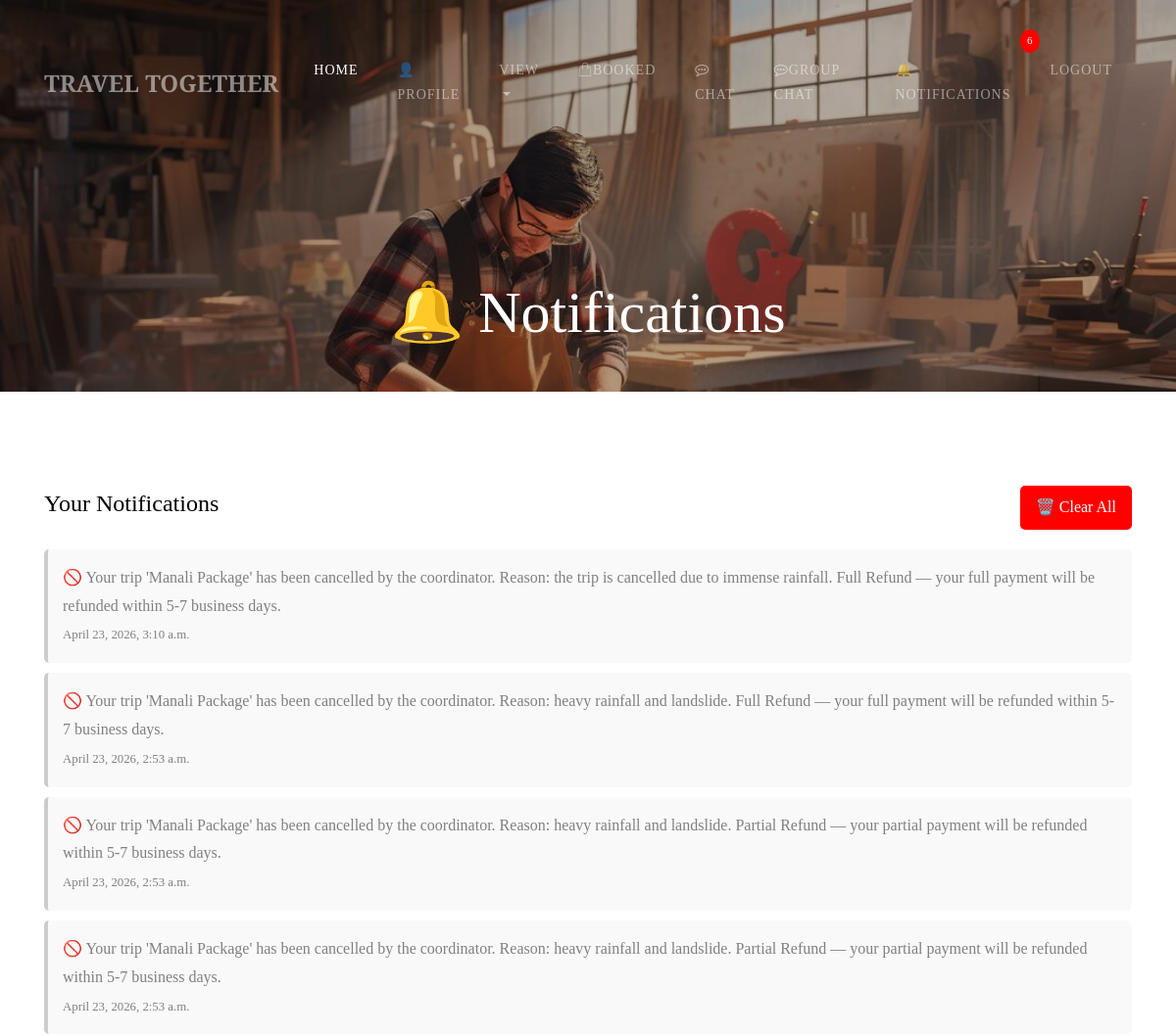
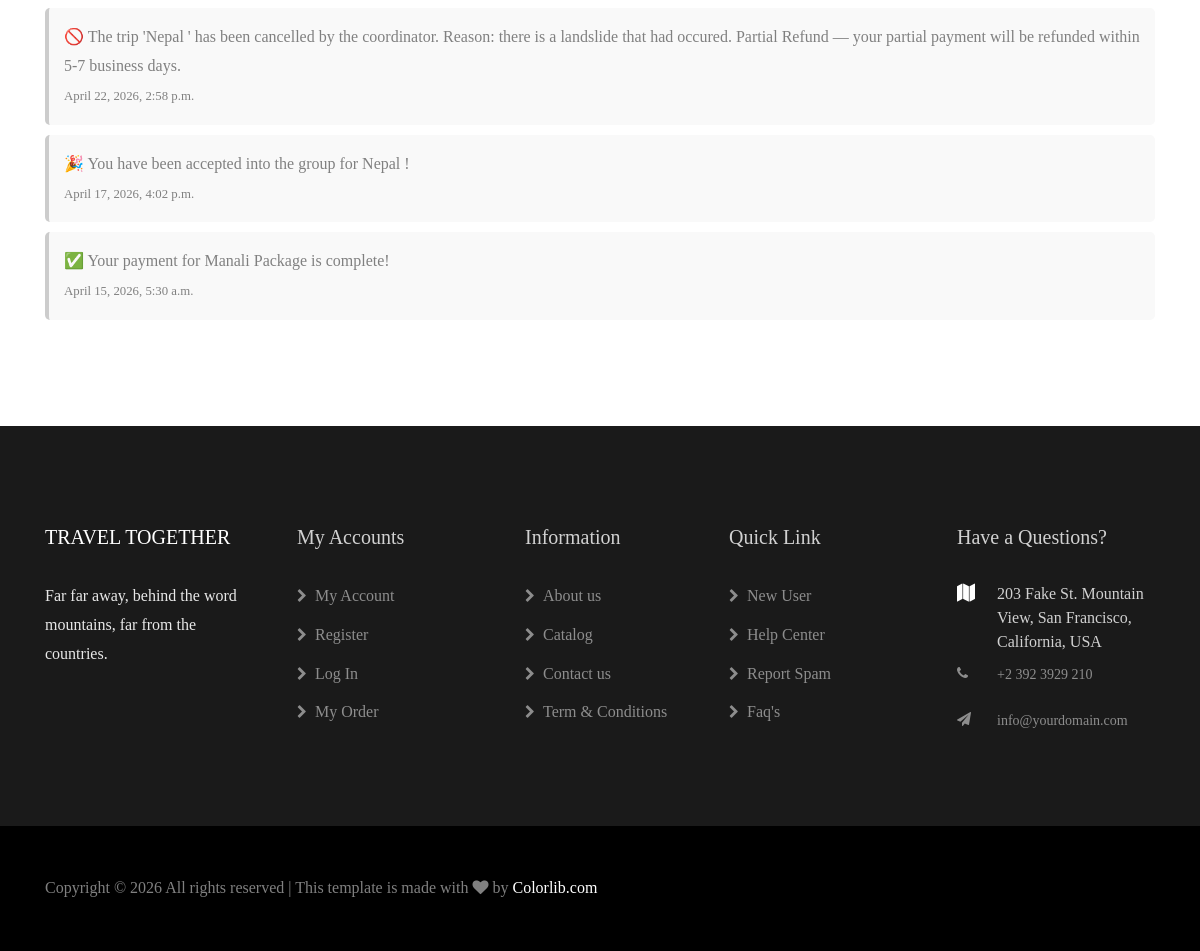
Page /notifications/ (signed in) on the committed database (2 pictures, top to bottom).
### CraftifyApp/models.py (models this page shows, shortened)
class Notification(models.Model):
    user = models.ForeignKey(User, on_delete=models.CASCADE, null=True)
    artist = models.ForeignKey(Artist, on_delete=models.CASCADE, null=True)
    message = models.CharField(max_length=500)
    is_read = models.BooleanField(default=False)
    created_at = models.DateTimeField(auto_now_add=True)
    notif_type = models.CharField(max_length=100, default="general")

### CraftifyApp/views.py (the view)
# urls.py: path('notifications/', views.notifications),
def notifications(request):
    uid = request.session["uid"]
    try:
        user = User.objects.get(loginid=uid)
        notifs = Notification.objects.filter(user=user).order_by('-created_at')
        unread_count = notifs.filter(is_read=False).count()
        Notification.objects.filter(user=user, is_read=False).update(is_read=True)
    except User.DoesNotExist:
        notifs = []
        unread_count = 0
    return render(request, "USER/notifications.html", {"notifs": notifs, "unread_count": unread_count})

### templates/USER/notifications.html
{% extends 'USER/userBase.html' %}
{% block header %}
<section class="hero-wrap hero-wrap-2" style="background-image: url('../static/images/bg_2.jpg');">
    <div class="overlay"></div>
    <div class="container">
        <div class="row no-gutters slider-text align-items-end justify-content-center">
            <div class="col-md-9 ftco-animate mb-5 text-center">
                <h2 class="mb-0 bread">🔔 Notifications</h2>
            </div>
        </div>
    </div>
</section>
<section class="ftco-section">
    <div class="container">
        <div style="display:flex; justify-content:space-between; align-items:center; margin-bottom:20px;">
            <h4>Your Notifications</h4>
            {% if notifs %}
            <a href="/clearNotifications/"
               style="background:red; color:white; padding:8px 16px; border-radius:5px; text-decoration:none;">
               🗑️ Clear All
            </a>
            {% endif %}
        </div>
        {% for i in notifs %}
        <div style="background:{% if i.is_read %}#f9f9f9{% else %}#fff3cd{% endif %};
                    border-left: 4px solid {% if i.is_read %}#ccc{% else %}#ffc107{% endif %};
                    padding: 15px; margin-bottom: 10px; border-radius: 5px;">
            <p style="margin:0;">{{ i.message }}</p>
            <small style="color:gray;">{{ i.created_at }}</small>
        </div>
        {% empty %}
        <div style="text-align:center; margin-top:50px;">
            <h4 style="color:gray;">No notifications yet! 🎉</h4>
        </div>
        {% endfor %}
    </div>
</section>
{% endblock %}

### rows in the picture
Notification: message "🚫 Your trip 'Manali Package' has been cancelled by the coordinator. Reason: the trip is cancelled due to immense rainfall. Full Refund — your full payment will be refunded within 5-7 business days.", created_at "April 23, 2026, 3:10 a.m."
Notification: message "🚫 Your trip 'Manali Package' has been cancelled by the coordinator. Reason: heavy rainfall and landslide. Full Refund — your full payment will be refunded within 5-7 business days.", created_at "April 23, 2026, 2:53 a.m."
Notification: message "🚫 Your trip 'Manali Package' has been cancelled by the coordinator. Reason: heavy rainfall and landslide. Partial Refund — your partial payment will be refunded within 5-7 business days.", created_at "April 23, 2026, 2:53 a.m."
Notification: message "🚫 Your trip 'Manali Package' has been cancelled by the coordinator. Reason: heavy rainfall and landslide. Partial Refund — your partial payment will be refunded within 5-7 business days.", created_at "April 23, 2026, 2:53 a.m."
Notification: message "🚫 The trip 'Nepal ' has been cancelled by the coordinator. Reason: there is a landslide that had occured. Partial Refund — your partial payment will be refunded within 5-7 business days.", created_at "April 22, 2026, 2:58 p.m."
Notification: message "🎉 You have been accepted into the group for Nepal !", created_at "April 17, 2026, 4:02 p.m."
Notification: message "✅ Your payment for Manali Package is complete!", created_at "April 15, 2026, 5:30 a.m."

### other values in the picture
{{ unread_count }} "6"
